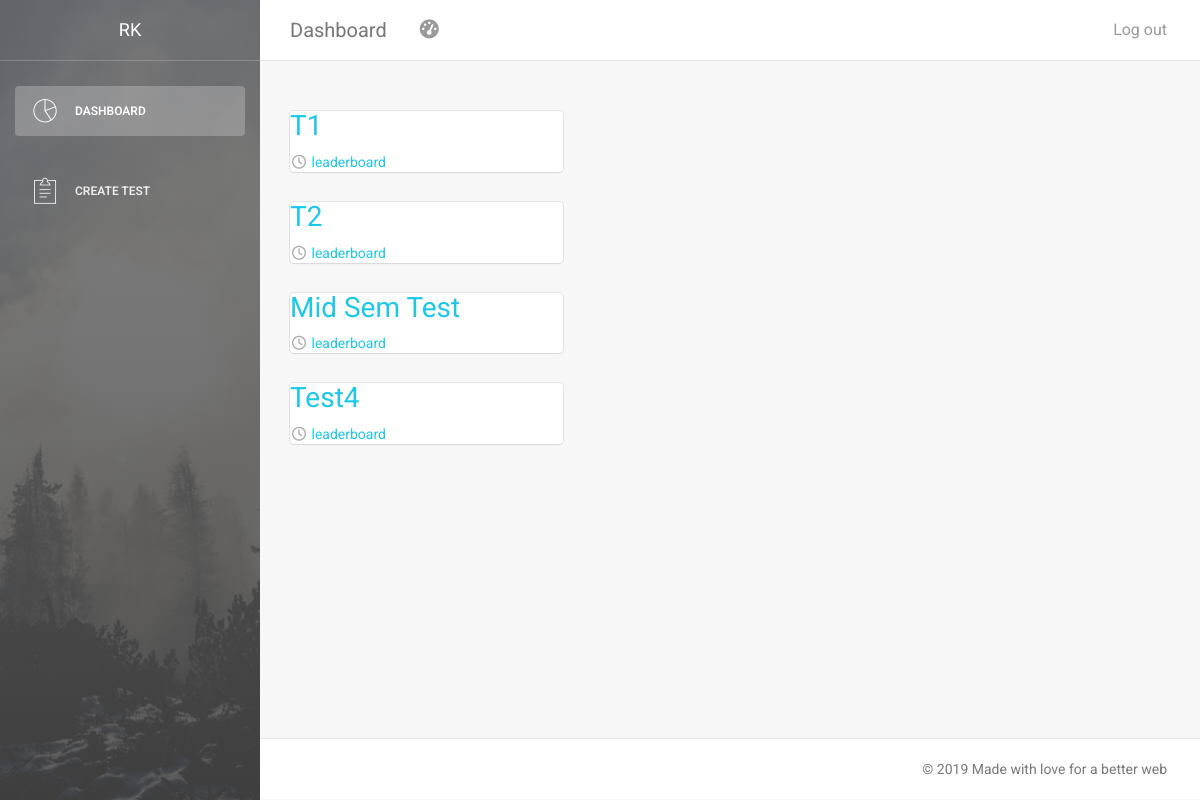
The app's page /faculty/ (signed in), older data.
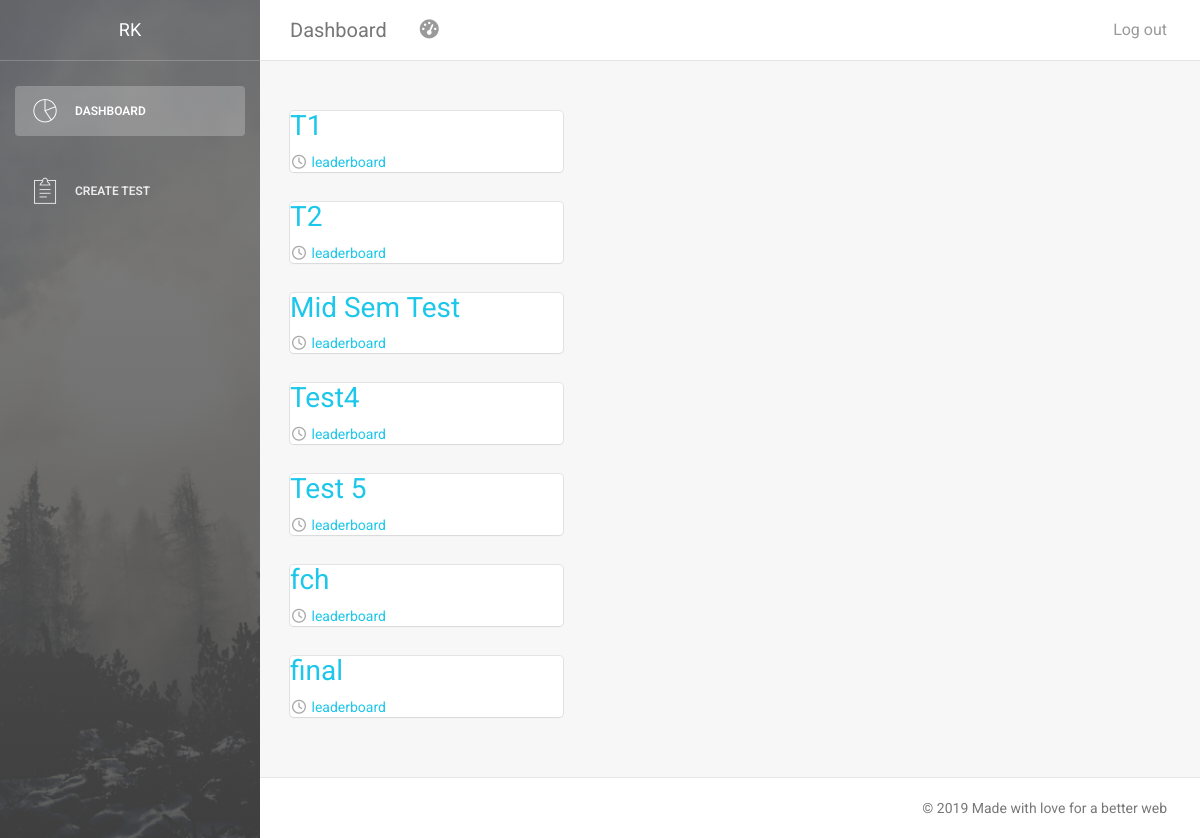
The same page, newer data.
### mcq_test/models.py (models this page shows, shortened)
class Test(models.Model):
    user = models.ForeignKey("Users", on_delete=models.CASCADE)
    id = models.AutoField(primary_key=True)
    name = models.CharField(max_length=100)
    start_date = models.DateField()
    start_time = models.TimeField()
    duration = models.DurationField()

### mcq_test/views.py (the view)
# urls.py: path('faculty/', views.dashboard_faculty, name='dashboard_faculty'),
def dashboard_faculty(request):
    user = Users.objects.filter(user=request.user)[0]
    if request.user.is_authenticated and user.is_faculty:
        tests = Test.objects.filter(user=user)
        return render(request, 'mcq_test/dashboard_faculty.html', {'tests': tests, 'username':request.user.username})
    else:
        return redirect('mcq_test:login_view')

### mcq_test/templates/mcq_test/dashboard_faculty.html (shortened to what this page needs)
<!doctype html>
<html lang="en">
<head>
    {% load static %}
    <link href="{% static 'dashboard_faculty/css/bootstrap.min.css' %}" rel="stylesheet" />
    <link href="{% static 'dashboard_faculty/css/animate.min.css' %}" rel="stylesheet"/>
    <link href="{% static 'dashboard_faculty/css/light-bootstrap-dashboard.css' %}" rel="stylesheet"/>
    <link href="http://maxcdn.bootstrapcdn.com/font-awesome/4.2.0/css/font-awesome.min.css" rel="stylesheet">
    <link href="{% static 'dashboard_faculty/css/pe-icon-7-stroke.css' %}" rel="stylesheet" />
</head>
<body>
<div class="wrapper">
    <div class="sidebar" data-color="black" data-image="{% static 'dashboard_faculty/img/sidebar-5.jpg' %}">
    	<div class="sidebar-wrapper">
            <div class="logo">
                <a href="" class="simple-text">
                    {{ username }}
                </a>
            </div>
            <ul class="nav">
                <li class="active">
                    <a href="">
                        <i class="pe-7s-graph"></i>
                        <p>Dashboard</p>
                </li>
                <li>
                    <a href="{% url 'mcq_test:create_test_page1' %}">
                        <i class="pe-7s-note2"></i>
                        <p>Create Test</p>
                    </a>
                </li>
            </ul>
    	</div>
    </div>
    <div class="main-panel">
        <nav class="navbar navbar-default navbar-fixed">
            <div class="container-fluid">
                <div class="navbar-header">
                    <a class="navbar-brand" href="">Dashboard</a>
                </div>
                <div class="collapse navbar-collapse">
                    <ul class="nav navbar-nav navbar-left">
                        <li>
                            <a href="" class="dropdown-toggle" data-toggle="dropdown">
                                <i class="fa fa-dashboard"></i>
                            </a>
                        </li>
                    </ul>
                    <ul class="nav navbar-nav navbar-right">
                        <li>
                            <a href="{% url 'mcq_test:logout' %}">
                                <p>Log out</p>
                            </a>
                        </li>
                    </ul>
                </div>
            </div>
        </nav>
        <div class="content">
                <div class="container-fluid">
                    <div class="row">
                        <div class="col-md-4">
                            {% for test in tests %}
                            <div class="card">
                                    <h3><a href="{% url 'mcq_test:display_test_faculty' tid=test.id%}">{{ test.name }}</a><br/></h3>
                                    <div class="stats">
                                            <i class="fa fa-clock-o"></i> <a href="{% url 'mcq_test:leaderboard' tid=test.id%}">leaderboard</a>
                                    </div>
                                </div>
                            {% endfor %}
                        </div>
                    </div>
                </div>
            </div>
        <footer class="footer">
            <div class="container-fluid">
                <p class="copyright pull-right">
                    &copy; <script>document.write(new Date().getFullYear())</script> Made with love for a better web
                </p>
            </div>
        </footer>
    </div>
</div>
</body>
</html>

Row changes from the older to the newer data that the page shows:
added Test: name "Test 5"
added Test: name "fch"
added Test: name "final"
